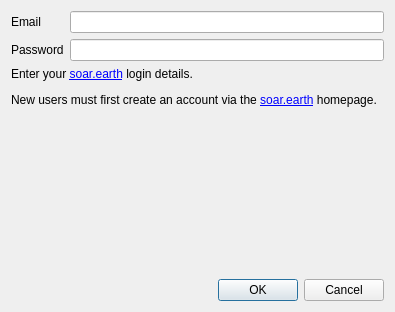
<?xml version="1.0" encoding="UTF-8"?>
<ui version="4.0">
 <class>QgsCredentialDialog</class>
 <widget class="QDialog" name="QgsCredentialDialog">
  <property name="geometry">
   <rect>
    <x>0</x>
    <y>0</y>
    <width>395</width>
    <height>312</height>
   </rect>
  </property>
  <property name="windowTitle">
   <string>Enter Credentials</string>
  </property>
  <layout class="QGridLayout" name="gridLayout" rowstretch="0,0,0,0,0">
   <item row="1" column="1">
    <widget class="QgsPasswordLineEdit" name="lePassword">
     <property name="echoMode">
      <enum>QLineEdit::Password</enum>
     </property>
    </widget>
   </item>
   <item row="2" column="0" colspan="2">
    <widget class="QLabel" name="labelMessage">
     <property name="text">
      <string>&lt;html&gt;&lt;head/&gt;&lt;body&gt;&lt;p&gt;Enter your &lt;a href=&quot;https://soar.earth/&quot;&gt;&lt;span style=&quot; text-decoration: underline; color:#0000ff;&quot;&gt;soar.earth&lt;/span&gt;&lt;/a&gt; login details. &lt;/p&gt;&lt;p&gt;New users must first create an account via the &lt;a href=&quot;https://soar.earth/&quot;&gt;&lt;span style=&quot; text-decoration: underline; color:#0000ff;&quot;&gt;soar.earth&lt;/span&gt;&lt;/a&gt; homepage. &lt;/p&gt;&lt;/body&gt;&lt;/html&gt;</string>
     </property>
     <property name="wordWrap">
      <bool>true</bool>
     </property>
     <property name="openExternalLinks">
      <bool>true</bool>
     </property>
     <property name="textInteractionFlags">
      <set>Qt::TextBrowserInteraction</set>
     </property>
    </widget>
   </item>
   <item row="4" column="0" colspan="2">
    <widget class="QDialogButtonBox" name="button_box">
     <property name="standardButtons">
      <set>QDialogButtonBox::Cancel|QDialogButtonBox::Ok</set>
     </property>
    </widget>
   </item>
   <item row="1" column="0">
    <widget class="QLabel" name="label_2">
     <property name="text">
      <string>Password</string>
     </property>
    </widget>
   </item>
   <item row="0" column="1">
    <widget class="QLineEdit" name="leUsername"/>
   </item>
   <item row="0" column="0">
    <widget class="QLabel" name="label">
     <property name="text">
      <string>Email</string>
     </property>
    </widget>
   </item>
   <item row="3" column="0">
    <spacer name="verticalSpacer">
     <property name="orientation">
      <enum>Qt::Vertical</enum>
     </property>
     <property name="sizeHint" stdset="0">
      <size>
       <width>20</width>
       <height>40</height>
      </size>
     </property>
    </spacer>
   </item>
  </layout>
 </widget>
 <customwidgets>
  <customwidget>
   <class>QgsPasswordLineEdit</class>
   <extends>QLineEdit</extends>
   <header>qgspasswordlineedit.h</header>
  </customwidget>
 </customwidgets>
 <resources/>
 <connections/>
</ui>
